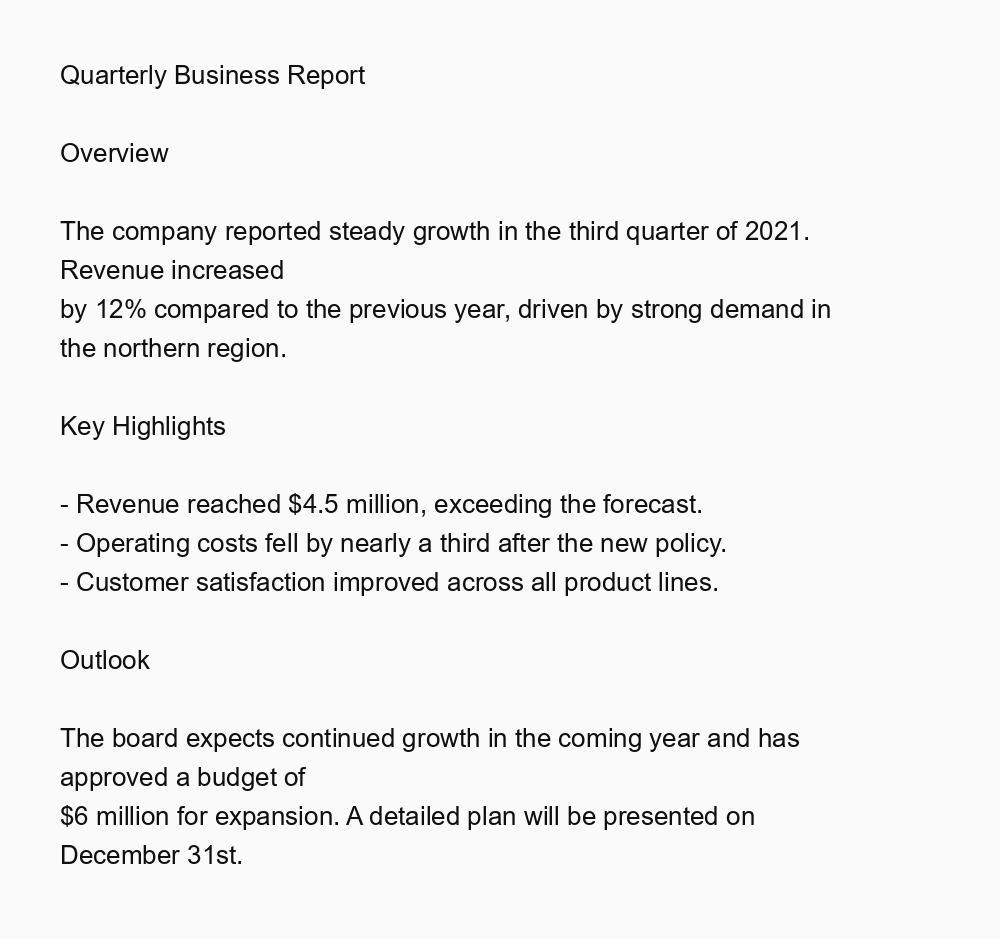
#> input picture sample_data/sample_page.png, 1000 x 939 px; its folder holds only this picture in this run
$ python -i preprocess.py   (imports and definitions only)
#> lines starting #> are read from the running program, lines starting #| are printed output that depends on the picture; after the words box and inside, x2 and y2 are one past the last pixel; in counts of white or black regions, pixels touching at a corner belong together
### src/dococr/logging_utils.py
"""Centralised logging utilities for the Document-Level OCR system.

One ``get_logger`` entrypoint + a lightweight JSONL event logger. Logs go to
**stderr** so ``stdout`` stays clean for pipeable CLI/JSON output.
"""

from __future__ import annotations

import json
import logging
import os
import sys
from datetime import datetime, timezone
from pathlib import Path
from typing import Any, Dict

_FMT = "%(asctime)s | %(levelname)-7s | %(name)s | %(message)s"
_DATEFMT = "%Y-%m-%dT%H:%M:%S%z"
_CONFIGURED = False


def configure_logging(level: str | None = None) -> None:
    global _CONFIGURED
    if _CONFIGURED:
        return
    resolved = (level or os.environ.get("DOCOCR_LOG_LEVEL", "INFO")).upper()
    handler = logging.StreamHandler(stream=sys.stderr)
    handler.setFormatter(logging.Formatter(fmt=_FMT, datefmt=_DATEFMT))
    root = logging.getLogger()
    root.handlers.clear()
    root.addHandler(handler)
    root.setLevel(getattr(logging, resolved, logging.INFO))
    _CONFIGURED = True


def get_logger(name: str) -> logging.Logger:
#> further down, picture is the input picture: shape (939, 1000); min 15, max 250, mean 241.2
    configure_logging()
    return logging.getLogger(name)


def utc_now_iso() -> str:
    return datetime.now(timezone.utc).isoformat()


def utc_stamp() -> str:
    return datetime.now(timezone.utc).strftime("%Y%m%d-%H%M%S")


class JsonlLogger:
    """Append-only JSONL event logger (one JSON object per call)."""

    def __init__(self, path: str | os.PathLike) -> None:
        self.path = Path(path)
        self.path.parent.mkdir(parents=True, exist_ok=True)

    # [6 lines left out: function log, not called in this run]


__all__ = ["configure_logging", "get_logger", "JsonlLogger", "utc_now_iso", "utc_stamp"]

### src/dococr/ocr/preprocess.py
"""Image preprocessing for document OCR (deskew / denoise / binarize + quality).

Uses OpenCV when available and falls back to pure numpy/Pillow so the package
works with only core deps. Quality metrics drive the agent's D1 routing.
"""

from __future__ import annotations

from typing import Dict, Tuple

import numpy as np
from PIL import Image

from ..config import PreprocessConfig
from ..logging_utils import get_logger

logger = get_logger(__name__)


def _cv2():
    try:
        import cv2
        return cv2
    except Exception:
        return None


def to_gray(img) -> np.ndarray:
    if isinstance(img, np.ndarray):
        arr = img
        if arr.ndim == 3:
            arr = 0.299 * arr[..., 0] + 0.587 * arr[..., 1] + 0.114 * arr[..., 2]
        return arr.astype(np.uint8)
    return np.asarray(img.convert("L"), dtype=np.uint8)


def otsu_threshold(gray: np.ndarray) -> int:
    hist, _ = np.histogram(gray, bins=256, range=(0, 256))
#> hist = 256 values, max 888236 at index 250, min 0 at index 0, mean 3668
    total = gray.size
#> total = 939000
    sum_total = np.dot(np.arange(256), hist)
#> sum_total = 226516059
    sum_b = w_b = 0
    best_t, best_var = 0, -1.0
    for t in range(256):
        w_b += hist[t]
        if w_b == 0:
            continue
        w_f = total - w_b
        if w_f == 0:
            break
        sum_b += t * hist[t]
        m_b = sum_b / w_b
        m_f = (sum_total - sum_b) / w_f
        var = w_b * w_f * (m_b - m_f) ** 2
        if var > best_var:
            best_var, best_t = var, t
#> this loop made 251 passes
#> (w_b, w_f, sum_b, m_b, m_f, best_var) on passes 16 to 27: (18519, 920481, 277785, 15, 245.8, 9.08e+14), (18883, 920117, 283609, 15.02, 245.9, 9.26e+14), (19151, 919849, 288165, 15.05, 245.9, 9.39e+14), (19424, 919576, 293079, 15.09, 246, 9.52e+14), (19597, 919403, 296366, 15.12, 246.1, 9.61e+14), (19853, 919147, 301486, 15.19, 246.1, 9.73e+14), (20900, 918100, 323473, 15.48, 246.4, 1.02e+15), (21068, 917932, 327169, 15.53, 246.4, 1.03e+15), (21291, 917709, 332298, 15.61, 246.5, 1.04e+15), (21373, 917627, 334266, 15.64, 246.5, 1.05e+15), (22035, 916965, 350816, 15.92, 246.6, 1.08e+15), (22103, 916897, 352584, 15.95, 246.7, 1.08e+15)
#> w_b on passes 1 to 6: 0, 0, 0, 0, 0, 0
#> after the loop, best_t = 144; best_var = 1.42e+15; sum_b = 4457059; w_b = 939000
    return best_t


def binarize(gray: np.ndarray, method: str = "adaptive") -> np.ndarray:
    if method == "none":
        return gray
    cv2 = _cv2()
    if method == "adaptive" and cv2 is not None:
        return cv2.adaptiveThreshold(gray, 255, cv2.ADAPTIVE_THRESH_GAUSSIAN_C, cv2.THRESH_BINARY, 31, 15)
    t = otsu_threshold(gray)
    return np.where(gray > t, 255, 0).astype(np.uint8)
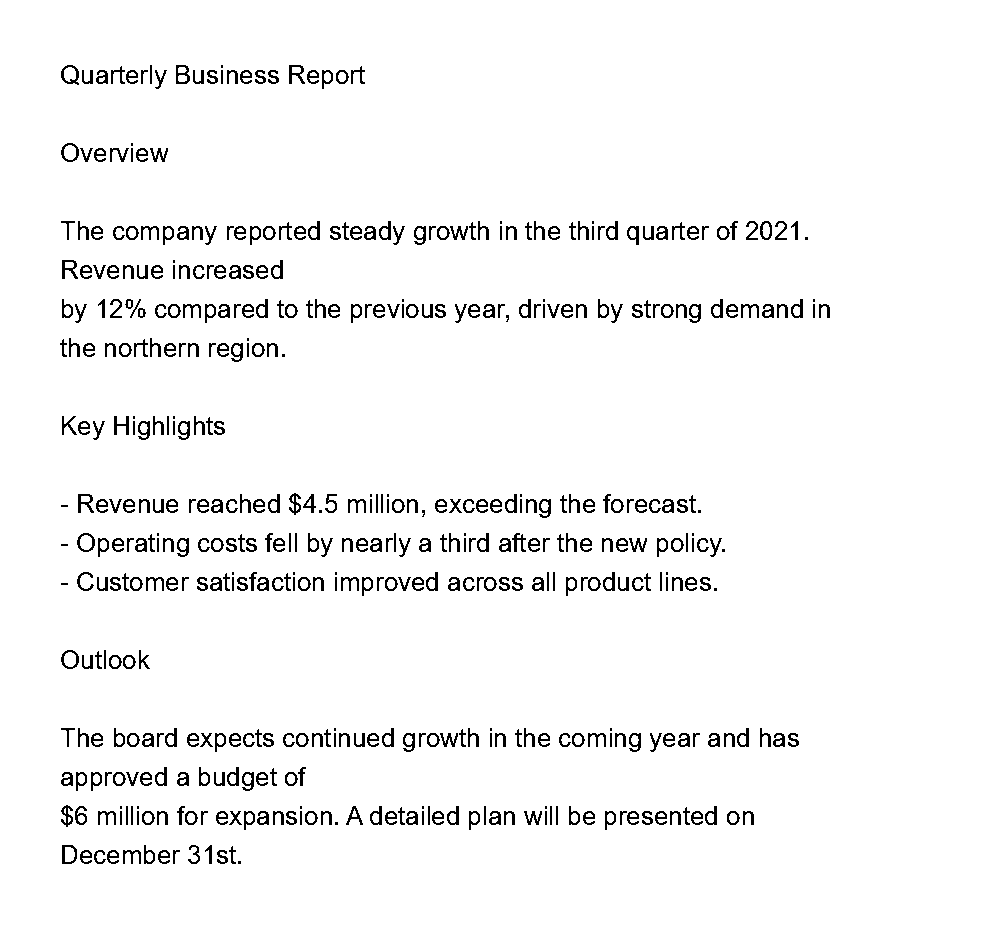
#> returned value: shape (939, 1000); 96.2% white; black in thin lines or dots, all inside (x1, y1, x2, y2) = (60, 65, 830, 864)


def denoise(gray: np.ndarray) -> np.ndarray:
    cv2 = _cv2()
    if cv2 is not None:
        return cv2.medianBlur(gray, 3)
    from PIL import ImageFilter
    return np.asarray(Image.fromarray(gray).filter(ImageFilter.MedianFilter(3)))


def estimate_skew(gray: np.ndarray, max_deg: float = 15.0) -> float:
    binary = (binarize(gray, "otsu") < 128).astype(np.uint8) * 255
    if binary.mean() < 1:
        return 0.0
    best_angle, best_score = 0.0, -1.0
    for angle in np.arange(-max_deg, max_deg + 0.1, 1.0):
        rot = np.asarray(Image.fromarray(binary).rotate(angle, resample=Image.NEAREST, fillcolor=0))
        proj = (rot > 128).sum(axis=1).astype(np.float32)
        score = float(np.var(proj))
        if score > best_score:
            best_score, best_angle = score, float(angle)
#> this loop made 31 passes
#> pass 1, in estimate_skew, `rot = np.asarray(Image.fromarray(binary).rotate(angle, resample=Image...`:
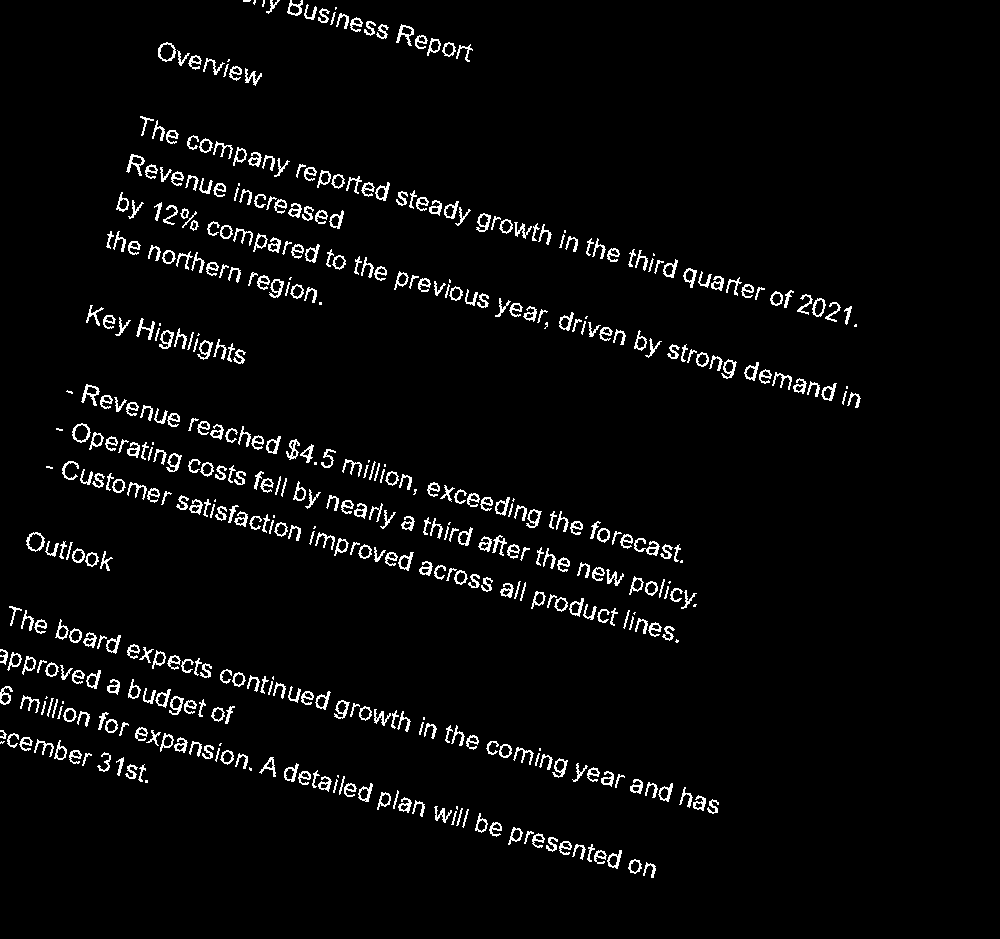
#> rot: shape (939, 1000); 3.7% white in thin lines or dots, all inside (x1, y1, x2, y2) = (0, 0, 861, 878)
#> pass 2, in estimate_skew, `rot = np.asarray(Image.fromarray(binary).rotate(angle, resample=Image...`:
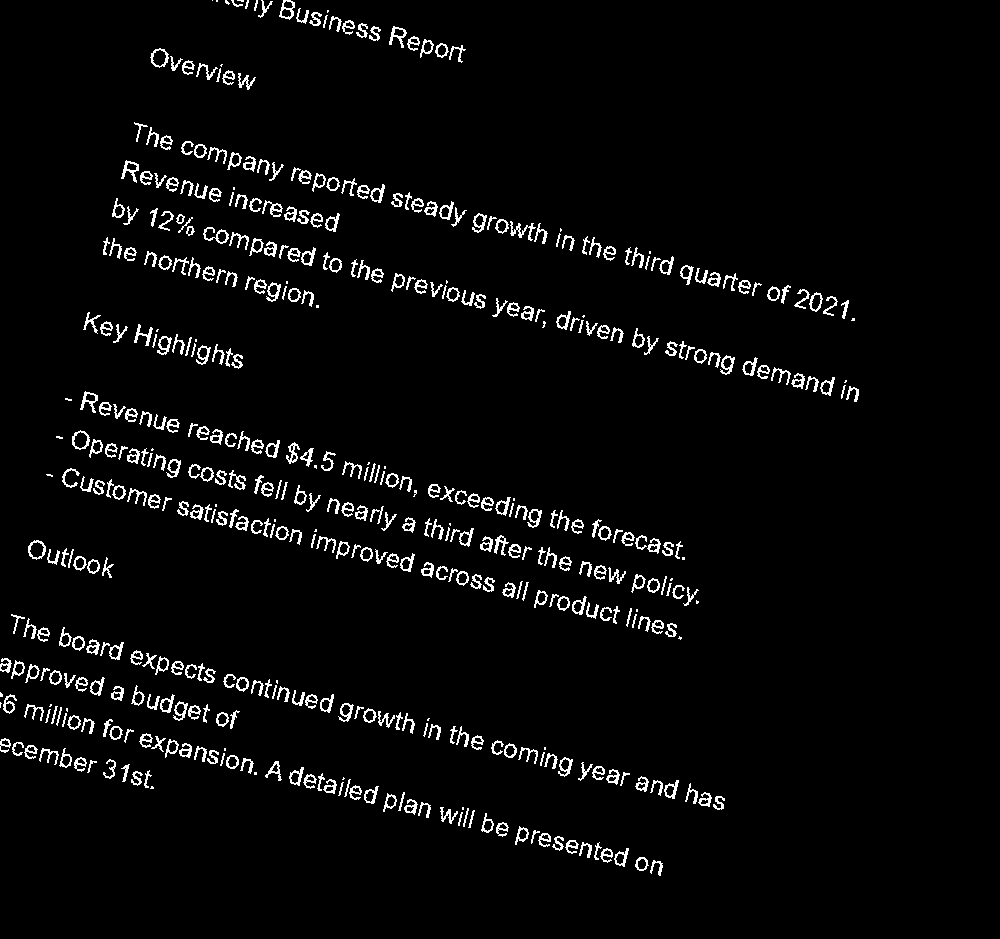
#> rot: shape (939, 1000); 3.7% white in thin lines or dots, all inside (x1, y1, x2, y2) = (0, 0, 859, 876)
#> pass 3, in estimate_skew, `rot = np.asarray(Image.fromarray(binary).rotate(angle, resample=Image...`:
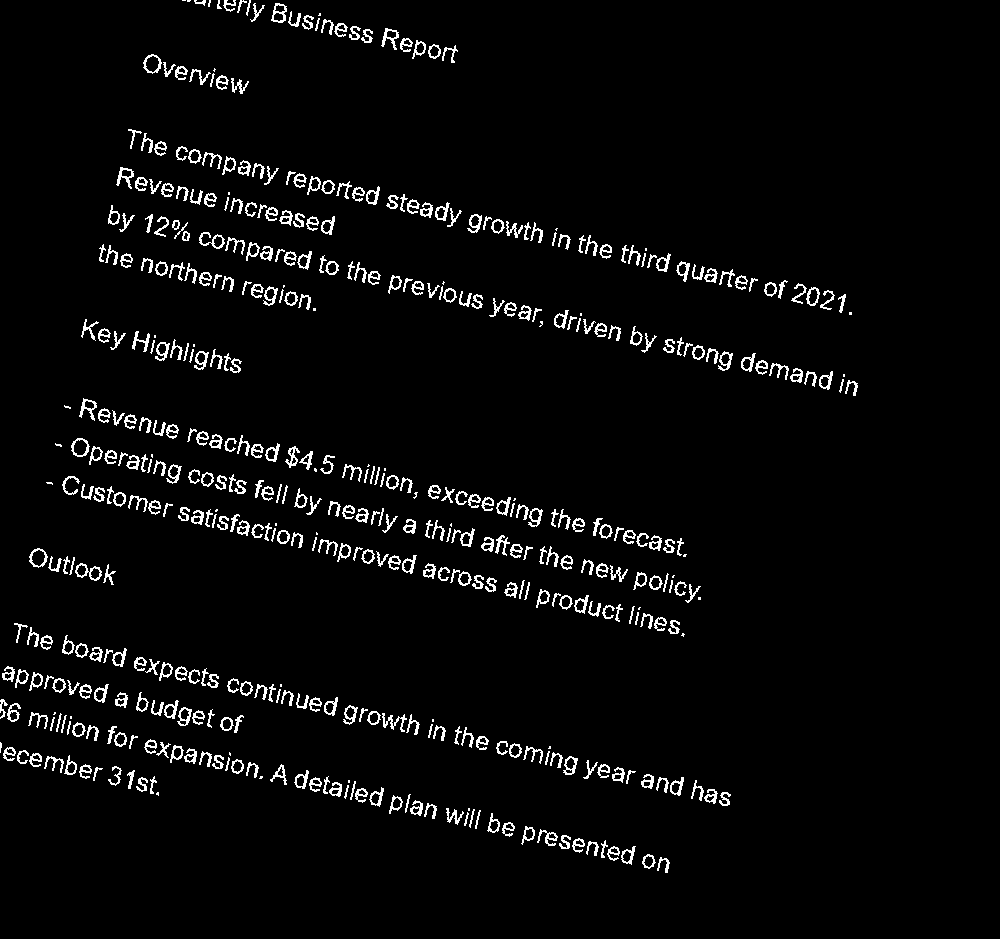
#> rot: shape (939, 1000); 3.8% white in thin lines or dots, all inside (x1, y1, x2, y2) = (0, 0, 858, 873)
    return best_angle


def deskew(gray: np.ndarray, max_deg: float = 15.0) -> np.ndarray:
    angle = estimate_skew(gray, max_deg)
    if abs(angle) < 0.5:
        return gray
    return np.asarray(Image.fromarray(gray).rotate(angle, resample=Image.BILINEAR, fillcolor=255), dtype=np.uint8)


def quality_metrics(gray: np.ndarray) -> Dict[str, float]:
    g = gray.astype(np.float32)
    lap = (np.abs(np.diff(g, n=2, axis=0)).mean() + np.abs(np.diff(g, n=2, axis=1)).mean()) / 2.0
    ink_ratio = float((binarize(gray, "otsu") < 128).mean())
    contrast = float(g.std() / 64.0)
    blur = float(min(1.0, lap / 12.0))
    score = max(0.0, min(1.0, 0.5 * blur + 0.3 * min(1.0, contrast) + 0.2 * min(1.0, ink_ratio * 8)))
    return {"blur": round(blur, 4), "ink_ratio": round(ink_ratio, 4),
            "contrast": round(contrast, 4), "quality": round(score, 4)}


def preprocess_image(img, cfg: PreprocessConfig) -> Tuple[Image.Image, Dict[str, float]]:
    gray = to_gray(img)
    if cfg.denoise:
        gray = denoise(gray)
    if cfg.deskew:
        gray = deskew(gray, cfg.max_skew_deg)
    metrics = quality_metrics(gray)
    return Image.fromarray(gray).convert("RGB"), metrics


__all__ = ["to_gray", "binarize", "denoise", "deskew", "quality_metrics", "preprocess_image", "otsu_threshold"]

>>> import cv2
>>> picture = cv2.imread('../../../sample_data/sample_page.png', cv2.IMREAD_GRAYSCALE)
>>> result = deskew(picture)
